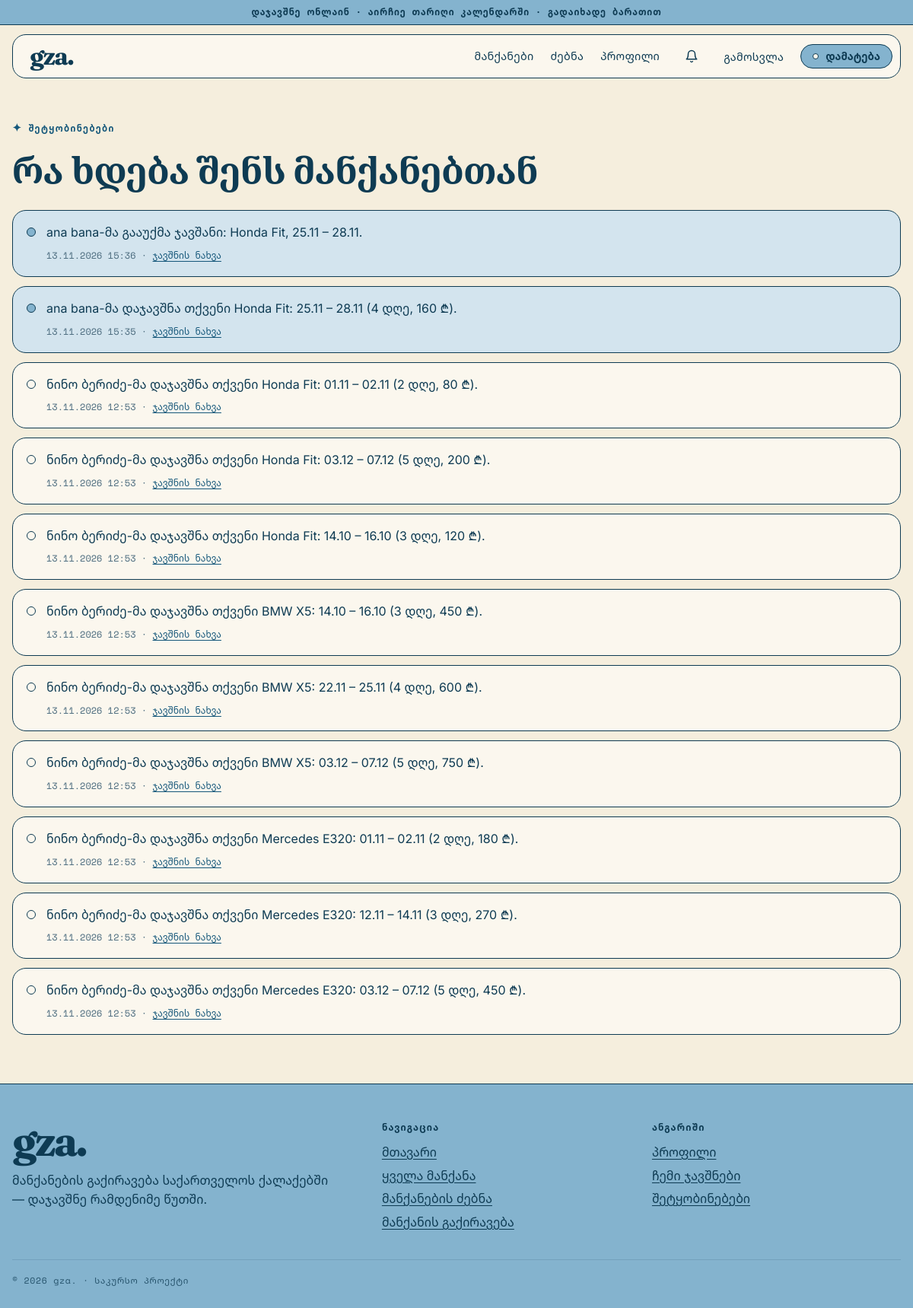
Page /notifications/ (signed in) on the committed database.
### portal/models.py (models this page shows, shortened)
class Notification(models.Model):
    user = models.ForeignKey(
        User, on_delete=models.CASCADE, related_name="notifications", verbose_name="მიმღები"
    )
    rental = models.ForeignKey(Rental, on_delete=models.CASCADE, null=True, blank=True)
    message = models.CharField("შეტყობინება", max_length=255)
    is_read = models.BooleanField("წაკითხულია", default=False)  # წაუკითხავები ჩანს 🔔-ზე რიცხვად
    created_at = models.DateTimeField("დრო", auto_now_add=True)
    class Meta:
        ordering = ["-created_at"]
        verbose_name = "შეტყობინება"
        verbose_name_plural = "შეტყობინებები"

### portal/views.py (the view)
# urls.py: path("notifications/", views.notifications_view, name="notifications"),
@login_required
def notifications_view(request):
    notifications = list(request.user.notifications.select_related("rental__car"))
    request.user.notifications.filter(is_read=False).update(is_read=True)
    return render(request, "portal/notifications.html", {"notifications": notifications})

### portal/context_processors.py (called while the page is built)
def site(request):
    context = {"site_name": settings.SITE_NAME}
    if request.user.is_authenticated:
        context["unread_count"] = request.user.notifications.filter(is_read=False).count()
    return context

### portal/templates/portal/notifications.html (shortened to what this page needs)
{% extends "portal/layout.html" %}
{% block body %}
<div class="container">
    <div class="page-head" style="border: 0; padding-bottom: 20px;">
        <span class="eyebrow">შეტყობინებები</span>
        <h1>რა ხდება შენს მანქანებთან</h1>
    </div>
    <ul class="note-list">
        {% for n in notifications %}
            <li class="note{% if not n.is_read %} unread{% endif %}">
                <span class="note-dot" aria-hidden="true"></span>
                <div>
                    <p>{% if not n.is_read %}<span class="sr-only">ახალი: </span>{% endif %}{{ n.message }}</p>
                    <small>{{ n.created_at|date:"d.m.Y H:i" }}{% if n.rental %} · <a href="{% url 'booking_detail' n.rental.id %}">ჯავშნის ნახვა</a>{% endif %}</small>
                </div>
            </li>
        {% empty %}
            <li class="empty-state">შეტყობინებები არ გაქვთ. აქ გამოჩნდება, როცა ვინმე შენს მანქანას დაჯავშნის.</li>
        {% endfor %}
    </ul>
</div>
{% endblock %}

### portal/static/portal/css/style.css (style rules this page uses)
:root { --merino: #F5EEDD; --paper: #FBF7EE; --rock: #84B3CE; --rock-soft: #D3E4EE; --venice: #16587B; --ink: #0E3B53; --muted: #4A6A7D; --line: #0E3B53; --hairline: rgba(14, 59, 83, .18); --grid: rgba(22, 88, 123, .09); --danger: #A63A26; --danger-bg: #F6DFD7; --display: "Fraunces", "Noto Serif Georgian", Georgia, serif; --body: "Inter", "Noto Sans Georgian", system-ui, sans-serif; --mono: "Space Mono", "Noto Sans Georgian", ui-monospace, monospace; --radius: 18px; --radius-sm: 12px; --border: 1.5px solid var(--line); --shadow: 4px 4px 0 var(--rock); --shadow-lg: 6px 6px 0 var(--rock); }
*, *::before, *::after { box-sizing: border-box; }
html { -webkit-text-size-adjust: 100%; }
body { margin: 0; background: var(--merino); color: var(--ink); font-family: var(--body); font-size: 16px; line-height: 1.55; }
a { color: var(--venice); text-underline-offset: 3px; }
h1, h2, h3 { font-family: var(--display); font-weight: 600; line-height: 1.1; letter-spacing: -.01em; margin: 0 0 .5em; }
h1 { font-size: clamp(2rem, 4.5vw, 3rem); }
p { margin: 0 0 1em; }
.container { width: min(1200px, 100% - 32px); margin-inline: auto; }
.eyebrow { display: inline-flex; align-items: center; gap: .5rem; margin-bottom: 12px; font: 700 .72rem/1 var(--mono); letter-spacing: .12em; color: var(--venice); }
.eyebrow::before { content: "✦"; font-size: .9rem; }
.page-head { padding: 40px 0 28px; border-bottom: var(--border); }
.page-head h1 { margin: 10px 0 6px; }
.note-list { list-style: none; padding: 0; margin: 0 0 64px; display: grid; gap: 12px; }
.note { display: grid; grid-template-columns: auto 1fr; gap: 14px; border: var(--border); border-radius: var(--radius); background: var(--paper); padding: 16px 18px; }
.note.unread { background: var(--rock-soft); }
.note-dot { width: 12px; height: 12px; border-radius: 50%; border: 1.5px solid var(--ink); margin-top: 6px; }
.note.unread .note-dot { background: var(--rock); }
.note p { margin: 0 0 4px; }
.note small { font: .75rem var(--mono); color: var(--muted); }

### rows in the picture
Notification: message "ana bana-მა გააუქმა ჯავშანი: Honda Fit, 25.11 – 28.11.", created_at "13.11.2026 15:36", shows "ჯავშნის ნახვა"
Notification: message "ana bana-მა დაჯავშნა თქვენი Honda Fit: 25.11 – 28.11 (4 დღე, 160 ₾).", created_at "13.11.2026 15:35", shows "ჯავშნის ნახვა"
Notification: message "ნინო ბერიძე-მა დაჯავშნა თქვენი Honda Fit: 01.11 – 02.11 (2 დღე, 80 ₾).", created_at "13.11.2026 12:53", shows "ჯავშნის ნახვა"
Notification: message "ნინო ბერიძე-მა დაჯავშნა თქვენი Honda Fit: 03.12 – 07.12 (5 დღე, 200 ₾).", created_at "13.11.2026 12:53", shows "ჯავშნის ნახვა"
Notification: message "ნინო ბერიძე-მა დაჯავშნა თქვენი Honda Fit: 14.10 – 16.10 (3 დღე, 120 ₾).", created_at "13.11.2026 12:53", shows "ჯავშნის ნახვა"
Notification: message "ნინო ბერიძე-მა დაჯავშნა თქვენი BMW X5: 14.10 – 16.10 (3 დღე, 450 ₾).", created_at "13.11.2026 12:53", shows "ჯავშნის ნახვა"
Notification: message "ნინო ბერიძე-მა დაჯავშნა თქვენი BMW X5: 22.11 – 25.11 (4 დღე, 600 ₾).", created_at "13.11.2026 12:53", shows "ჯავშნის ნახვა"
Notification: message "ნინო ბერიძე-მა დაჯავშნა თქვენი BMW X5: 03.12 – 07.12 (5 დღე, 750 ₾).", created_at "13.11.2026 12:53", shows "ჯავშნის ნახვა"
Notification: message "ნინო ბერიძე-მა დაჯავშნა თქვენი Mercedes E320: 01.11 – 02.11 (2 დღე, 180 ₾).", created_at "13.11.2026 12:53", shows "ჯავშნის ნახვა"
Notification: message "ნინო ბერიძე-მა დაჯავშნა თქვენი Mercedes E320: 12.11 – 14.11 (3 დღე, 270 ₾).", created_at "13.11.2026 12:53", shows "ჯავშნის ნახვა"
Notification: message "ნინო ბერიძე-მა დაჯავშნა თქვენი Mercedes E320: 03.12 – 07.12 (5 დღე, 450 ₾).", created_at "13.11.2026 12:53", shows "ჯავშნის ნახვა"

### other values in the picture
{{ site_name }} "gza."
